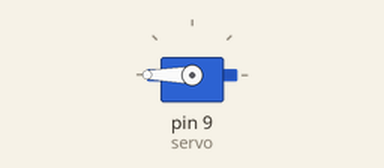
This sketch was run on a simulated Arduino Uno, built with avr-gcc and run on an emulated ATmega328P. Shown: servo.

Above: at 0.05 s.
Timing chart, 0 to 3.0 s (numbered marks = the images above):
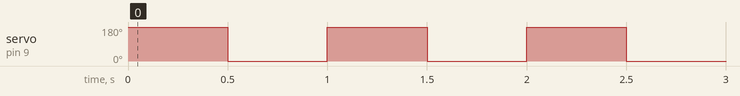

Measured:
- by itself, servo on pin 9 (servo): alternates 180° for 0.50 s and 0° for 0.50 s

The sketch:

servo2.ino
```cpp
#include <Servo.h>

Servo servo;
int pos = 0;    // variable to store the servo position


void setup() {
  // put your setup code here, to run once:
  servo.attach(9);
  servo.write(0);


}

void loop() {
    // goes from 0 degrees to 180 degrees
    // in steps of 1 degree
    servo.write(180);              // tell servo to go to position in variable 'pos'
    delay(500);                       // waits 15ms for the servo to reach the position

  // goes from 180 degrees to 0 degrees
    servo.write(0);              // tell servo to go to position in variable 'pos'
    delay(500);                       // waits 15ms for the servo to reach the position

}
```
